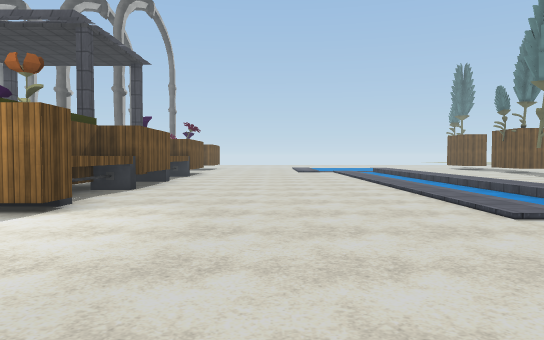
[1] (above)

24 first-person views from a walk through a 3-D level made in the Unity game engine. The camera is 1.5 m above the floor, tilts 2° down and sees 70° across. The floor is counted in squares, 2 m on a side. Each view is taken from the middle of a square. On the plan, view 1 faces up. The plan holds only what a view shows up to about 12 squares ahead; the rest is blank. The place goes on beyond the plan. The player character is not drawn. Some surface patterns are stand-ins.

[2]
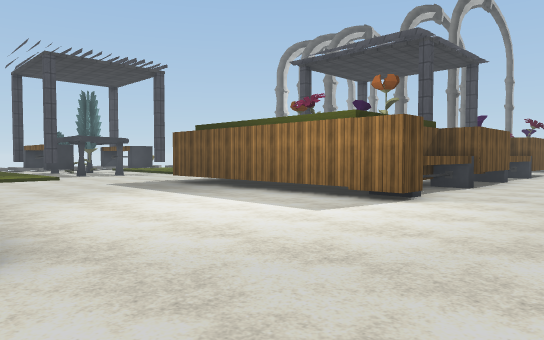

[3]
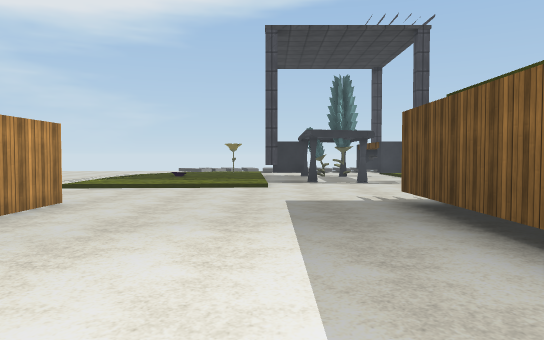

[4]
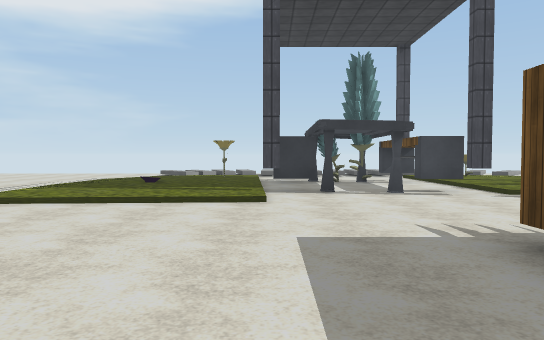

[5]
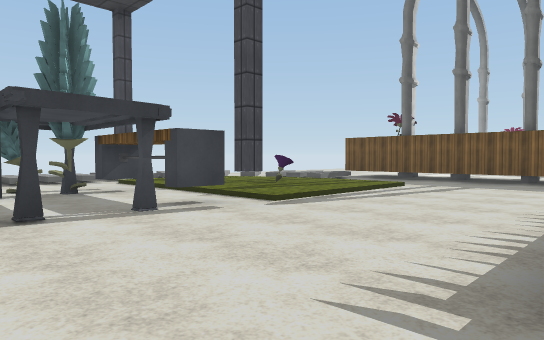

[6]
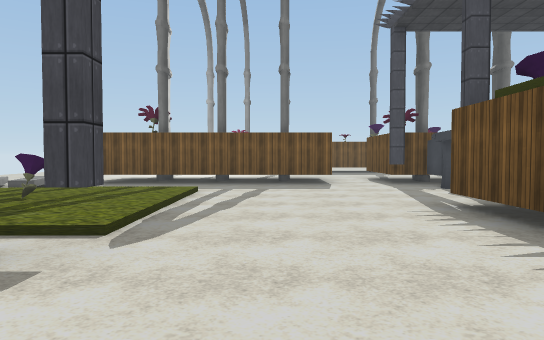

[7]
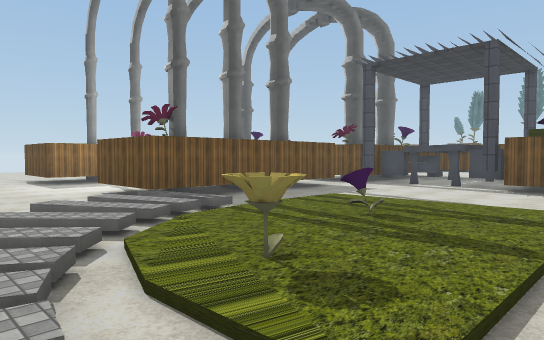

[8]
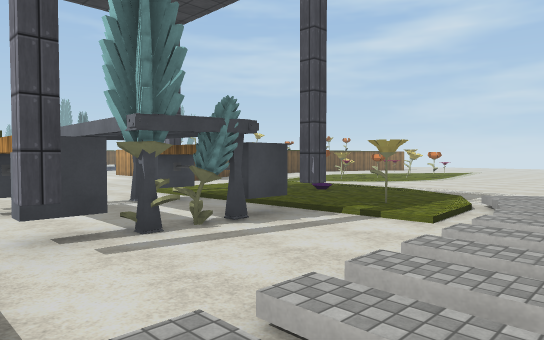

[9]
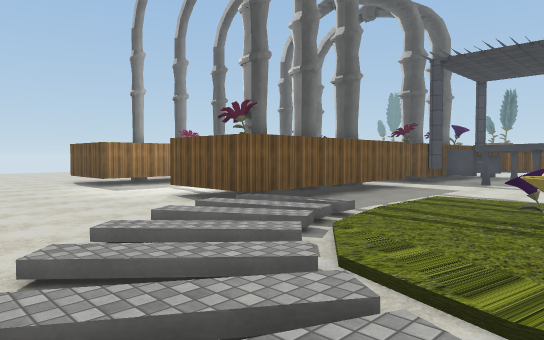

[10]
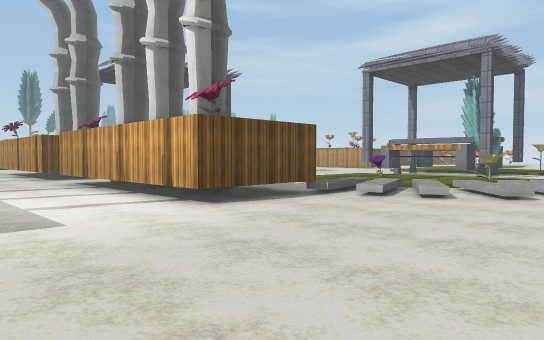

[11]
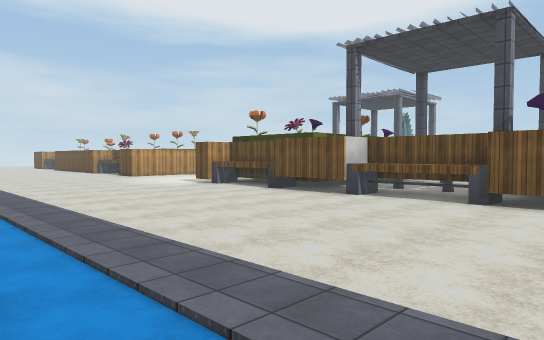

[12]
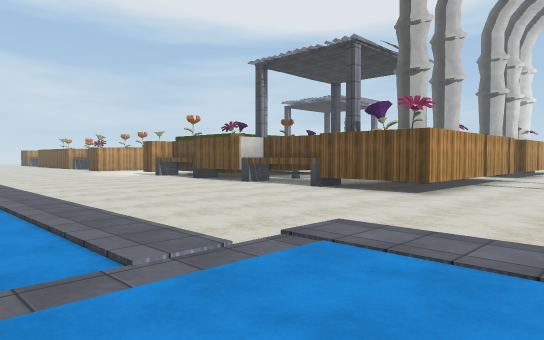

[13]
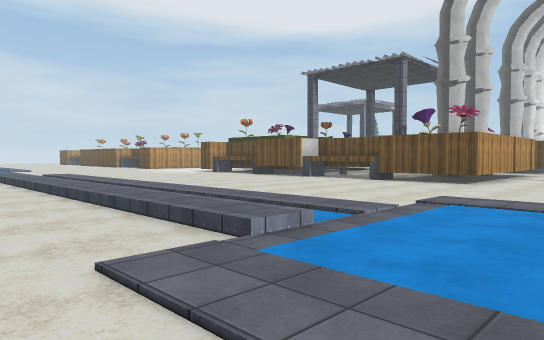

[14]
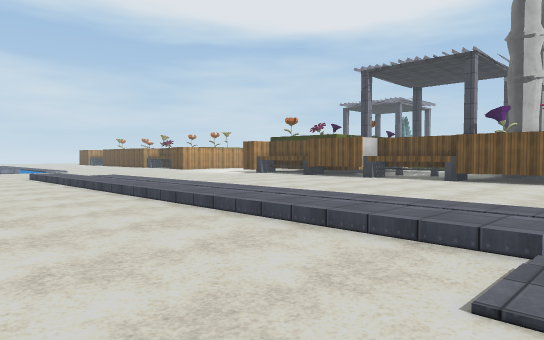

[15]
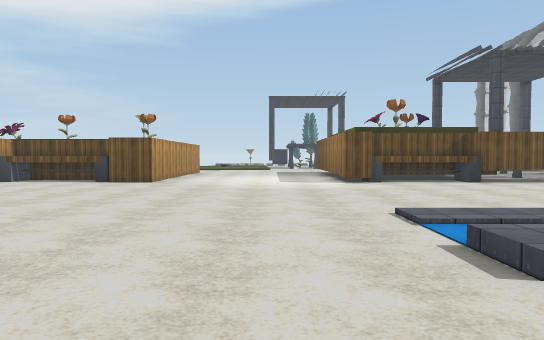

[16]
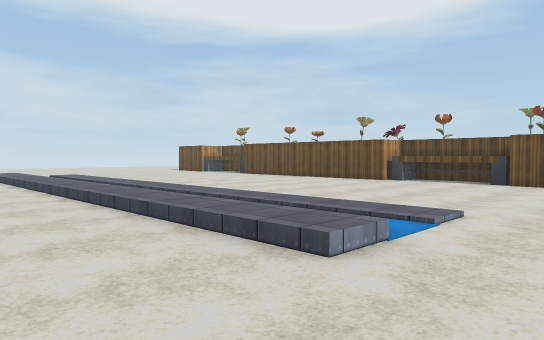

[17]
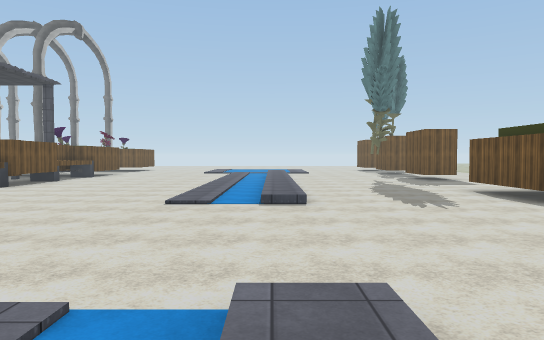

[18]
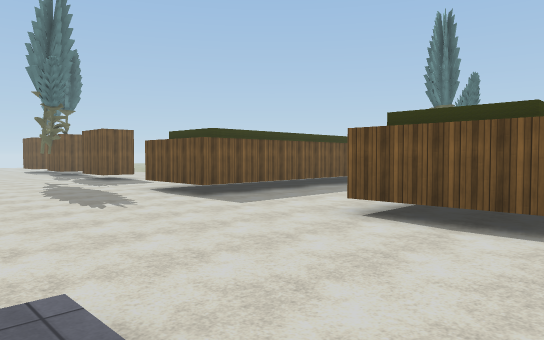

[19]
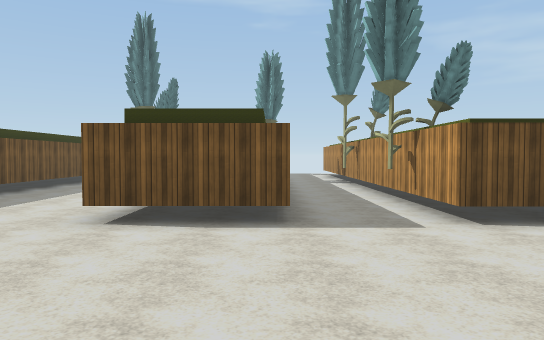

[20]
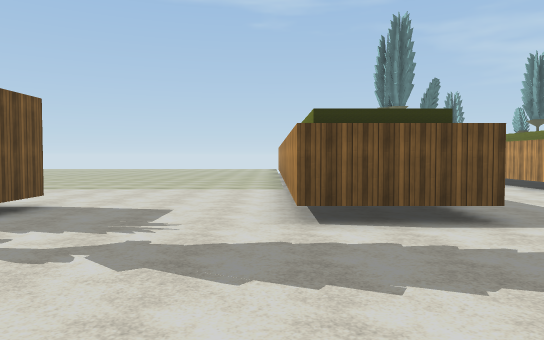

[21]
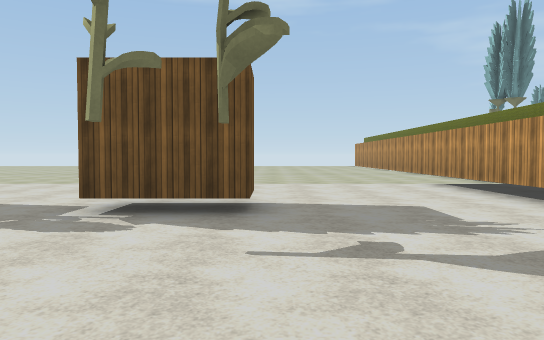

[22]
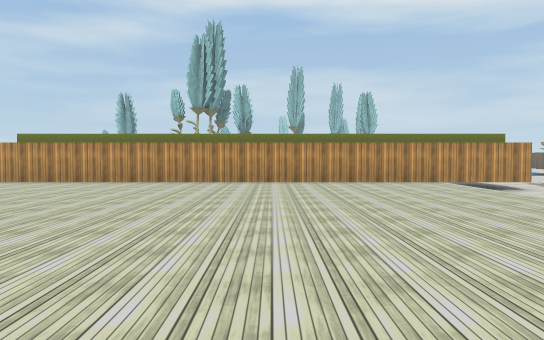

[23]
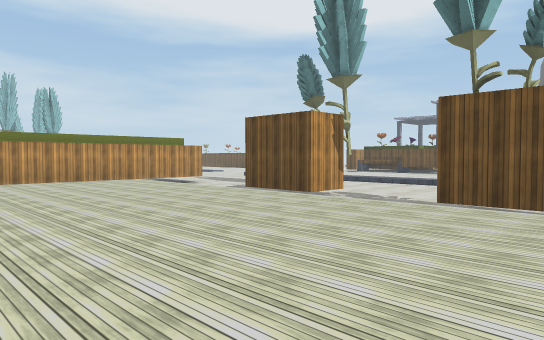

[24]
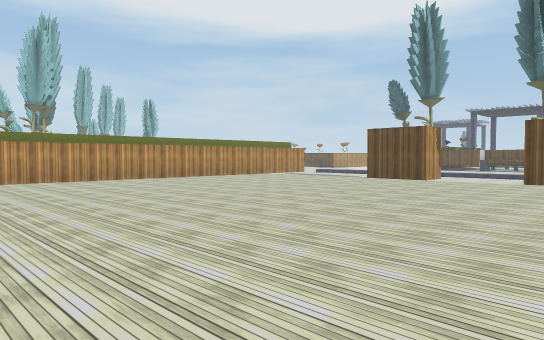

### Floor plan
Key: @ floor where view 1 was taken; # wall or solid block; . main floor; : floor 0.25 m higher than the main floor; + floor 0.5 m higher than the main floor; / step, stairs or slope; B block; F flower; O other object.
Columns run from 23 left of view 1 to 25 right of it. Each row starts with its distance up from view 1.
 21 . ....                   :. .. .
 20  ........           .....:.....        ++ +  ++ +
 19 .............. ..........:.......  #/+++++++++++
 18 .........................././...  O#/++++++++++++
 17  ....#######..#######....././.... ../++++++++++++
 16  ....#######..#     #....././......./+++++++++++
 15  ....#######..#     #....././......./+++++++++++
 14  ..///........OOOO OO....././.....##/+++++++++++
 13  .////........O .. OO....././.....##/+++++++++++
 12 ./////:::...... .. O.....././......./+++++++++++
 11 ////:::::.....O  O ##....././......./+++++++++++
 10  //:::F::....##   ###....././......./+++++++++++
  9 //.F:::::....#     ##....././......./++++++++++++
  8 //.::::::....#     O.....././......./++++++++++++
  7  /..#OOOO....      O.....././.....###############
  6 //...O..O....     ##.....././.....#######
  5 //...O.......######BB....././.....#######
  4  /...O..O................................
  3  /..#OOOO/.............................
  2  /.:F:::::.............................
  1  //:::::::..........................  ..
  0  //:::O:::/............@..........#    ##
 -1    /::::::/..##    #.....././.....#
 -2    ..//////        O.....././.....#
 -3   .......          O.....././............
 -4   .....            O.....././......O.....
 -5   ....             #.....././.. ..#######

Positions as (right, up) in squares from view 1, and headings:
1: (0, 0), facing up
2: (0, -1), facing up-left
3: (-4, 3), facing left
4: (-7, 3), facing left
5: (-10, 3), facing up-left
6: (-13, 4), facing up
7: (-22, 7), facing up-right
8: (-23, 8), facing down-right
9: (-23, 9), facing up-right
10: (-23, 21), facing down-right
11: (5, 17), facing down-left
12: (5, 21), facing down-left
13: (8, 21), facing down-left
14: (9, 19), facing down-left
15: (8, 3), facing left
16: (8, 1), facing down-left
17: (5, -3), facing up
18: (5, -3), facing up-right
19: (5, -2), facing right
20: (5, 8), facing right
21: (6, 12), facing right
22: (18, 19), facing down
23: (19, 20), facing down-left
24: (25, 20), facing down-left
